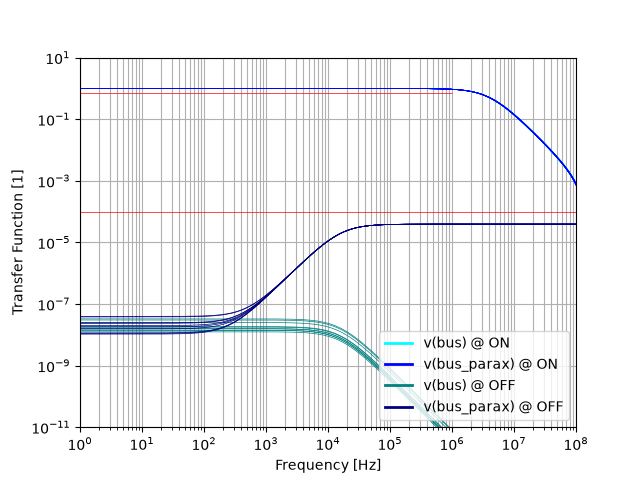

The Python source for this figure:
import pytest
from spicelib import RawRead
import matplotlib.pyplot as plt
import numpy as np
from matplotlib.lines import Line2D

MAX_FREQUENCY = 1e6
MIN_TRANSFER  = 0.70
MIN_ISOLATION = 1e-4

VOLTAGES    = ["v(bus)","v(bus_parax)"]
COLORS_OFF  = ["aqua","blue"]
COLORS_ON   = ["teal","navy"]

plt.rcParams['lines.linewidth'] = 0.5

@pytest.fixture
def data():
    raw_data = RawRead("../simulation/tb_column_switch_ac.raw",dialect="ngspice")
    return raw_data

@pytest.mark.parametrize("trace_v",VOLTAGES)
def test_min_transfer(data,trace_v):
    for i in range(10,20):
        plot = data.plots[i]
        axis = plot.get_trace(0).get_wave()
        voltage = plot.get_trace(trace_v).get_wave()

        mask = axis < MAX_FREQUENCY

        ok = np.all(voltage[mask] >= MIN_TRANSFER)
        assert ok, f"Minimum transfer gain not met for {trace_v}, step {i}"

@pytest.mark.parametrize("trace_v",VOLTAGES)
def test_min_isolation(data,trace_v):
    for i in range(0,10):
        plot = data.plots[i]
        axis = plot.get_trace(0).get_wave()
        voltage = plot.get_trace(trace_v).get_wave()

        ok = np.all(voltage <= MIN_ISOLATION)
        assert ok, f"Minimum isolation gain not met for {trace_v}, step {i}"


def test_plot_transfer(data):
    plt.figure()
    for v,col_on,col_off in zip(VOLTAGES,COLORS_ON,COLORS_OFF):
        for i in range(0,10):
            plot = data.plots[i]
            axis =    plot.get_trace(0).get_wave()
            voltage = plot.get_trace(v).get_wave()
            plt.loglog(axis,voltage,col_on)
        for i in range(10,20):
            plot = data.plots[i]
            axis =    plot.get_trace(0).get_wave()
            voltage = plot.get_trace(v).get_wave()
            plt.loglog(axis,voltage,col_off)

    plt.hlines(MIN_TRANSFER,1e0,MAX_FREQUENCY,"r")
    plt.hlines(MIN_ISOLATION,1e0,1e8,"r")
    plt.xlim(1e0,1e8)
    plt.ylim(1e-11,1e1)

    plt.grid(which="both")  
    handles = [
        Line2D([0], [0], color=color, lw=2, label=transfer_function)
        for transfer_function, color in [
                ("v(bus) @ ON", "aqua"),
                ("v(bus_parax) @ ON", "blue"),
                ("v(bus) @ OFF", "teal"),
                ("v(bus_parax) @ OFF", "navy"),
             ]
    ]

    plt.xlabel("Frequency [Hz]")
    plt.ylabel("Transfer Function [1]")

    plt.legend(handles=handles, loc="lower right")
    plt.savefig("tb_column_switch_ac.png")
